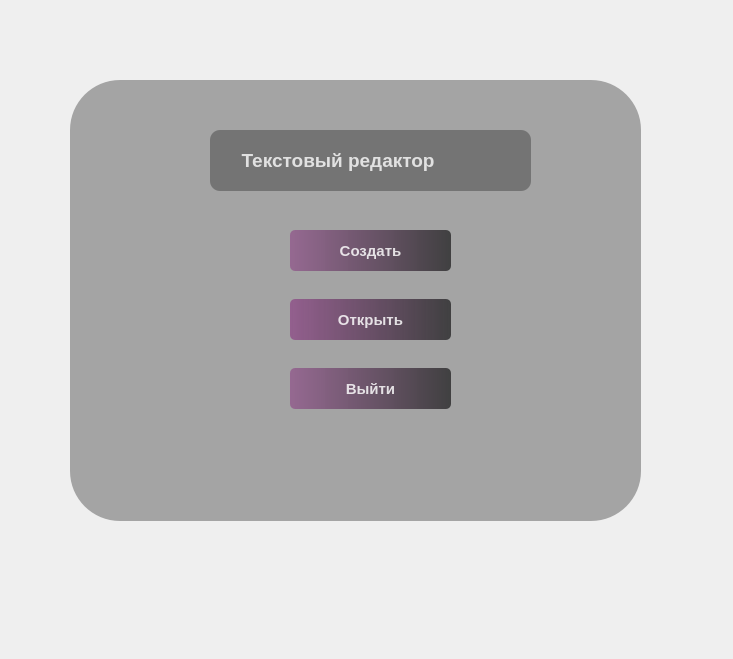
<?xml version="1.0" encoding="UTF-8"?>
<ui version="4.0">
 <class>Form</class>
 <widget class="QWidget" name="Form">
  <property name="geometry">
   <rect>
    <x>0</x>
    <y>0</y>
    <width>733</width>
    <height>659</height>
   </rect>
  </property>
  <property name="windowTitle">
   <string>Form</string>
  </property>
  <widget class="QWidget" name="widget" native="true">
   <property name="geometry">
    <rect>
     <x>0</x>
     <y>10</y>
     <width>733</width>
     <height>551</height>
    </rect>
   </property>
   <property name="styleSheet">
    <string notr="true">QPushButton#pushButton{
    background-color: qlineargradient(spread:pad, x1:0, y1:0, x2:1, y2:0, stop:0 rgba(147, 95, 142, 219), stop:1 rgba(51, 51, 52, 226));
	color: rgba(255, 255, 255, 210);
    border-radius: 5px;
}

QPushButton#pushButton:hover{
    background-color: qlineargradient(spread:pad, x1:0, y1:0, x2:1, y2:0, stop:0 rgba(204, 135, 65, 219), stop:1 rgba(85, 81, 84, 226));
}

QPushButton#pushButton:pressed{
	padding-left:5px;
	padding-top:5px;
    background-color:rgba(204, 135, 65, 255);
}


QPushButton#pushButton_2{
    background-color: qlineargradient(spread:pad, x1:0, y1:0, x2:1, y2:0, stop:0 rgba(147, 95, 142 219), stop:1 rgba(51, 51, 52, 226));
	color: rgba(255, 255, 255, 210);
    border-radius: 5px;
}

QPushButton#pushButton_2:hover{
    background-color: qlineargradient(spread:pad, x1:0, y1:0, x2:1, y2:0, stop:0 rgba(204, 135, 65, 219), stop:1 rgba(85, 81, 84, 226));
}

QPushButton#pushButton_2:pressed{
	padding-left:5px;
	padding-top:5px;
    background-color:rgba(204, 135, 65, 255);
}


QPushButton#pushButton_3{
    background-color: qlineargradient(spread:pad, x1:0, y1:0, x2:1, y2:0, stop:0 rgba(147, 95, 142, 219), stop:1 rgba(51, 51, 52, 226));
	color: rgba(255, 255, 255, 210);
    border-radius: 5px;
}

QPushButton#pushButton_3:hover{
    background-color: qlineargradient(spread:pad, x1:0, y1:0, x2:1, y2:0, stop:0 rgba(204, 135, 65, 219), stop:1 rgba(85, 81, 84, 226));
}

QPushButton#pushButton_3:pressed{
	padding-left:5px;
	padding-top:5px;
    background-color:rgba(204, 135, 65, 255);
}</string>
   </property>
   <widget class="QLabel" name="label">
    <property name="geometry">
     <rect>
      <x>70</x>
      <y>70</y>
      <width>571</width>
      <height>441</height>
     </rect>
    </property>
    <property name="styleSheet">
     <string notr="true">border-image: url(:/фото для редактора/3.png);
border-top-left-radius: 50px;
border-top-right-radius: 50px;
border-bottom-left-radius: 50px;
border-bottom-right-radius: 50px;</string>
    </property>
    <property name="text">
     <string/>
    </property>
   </widget>
   <widget class="QLabel" name="label_2">
    <property name="geometry">
     <rect>
      <x>70</x>
      <y>70</y>
      <width>571</width>
      <height>441</height>
     </rect>
    </property>
    <property name="font">
     <font>
      <pointsize>14</pointsize>
      <weight>75</weight>
      <bold>true</bold>
     </font>
    </property>
    <property name="styleSheet">
     <string notr="true">background-color: rgba(0, 0, 0, 80);
border-top-left-radius: 50px;
border-top-right-radius: 50px;
border-bottom-left-radius: 50px;
border-bottom-right-radius: 50px;</string>
    </property>
    <property name="text">
     <string/>
    </property>
   </widget>
   <widget class="QPushButton" name="pushButton">
    <property name="geometry">
     <rect>
      <x>290</x>
      <y>220</y>
      <width>161</width>
      <height>41</height>
     </rect>
    </property>
    <property name="font">
     <font>
      <pointsize>11</pointsize>
      <weight>75</weight>
      <bold>true</bold>
     </font>
    </property>
    <property name="text">
     <string>Создать</string>
    </property>
   </widget>
   <widget class="QPushButton" name="pushButton_2">
    <property name="geometry">
     <rect>
      <x>290</x>
      <y>289</y>
      <width>161</width>
      <height>41</height>
     </rect>
    </property>
    <property name="font">
     <font>
      <pointsize>11</pointsize>
      <weight>75</weight>
      <bold>true</bold>
     </font>
    </property>
    <property name="text">
     <string>Открыть</string>
    </property>
   </widget>
   <widget class="QPushButton" name="pushButton_3">
    <property name="geometry">
     <rect>
      <x>290</x>
      <y>358</y>
      <width>161</width>
      <height>41</height>
     </rect>
    </property>
    <property name="font">
     <font>
      <pointsize>11</pointsize>
      <weight>75</weight>
      <bold>true</bold>
     </font>
    </property>
    <property name="text">
     <string>Выйти</string>
    </property>
   </widget>
   <widget class="QLabel" name="label_3">
    <property name="geometry">
     <rect>
      <x>210</x>
      <y>120</y>
      <width>321</width>
      <height>61</height>
     </rect>
    </property>
    <property name="font">
     <font>
      <pointsize>14</pointsize>
      <weight>75</weight>
      <bold>true</bold>
     </font>
    </property>
    <property name="cursor">
     <cursorShape>CrossCursor</cursorShape>
    </property>
    <property name="mouseTracking">
     <bool>false</bool>
    </property>
    <property name="focusPolicy">
     <enum>Qt::NoFocus</enum>
    </property>
    <property name="styleSheet">
     <string notr="true">background-color:rgba(0, 0, 0, 75);
border-top-left-radius: 10px;
border-top-right-radius: 10px;
border-bottom-left-radius: 10px;
border-bottom-right-radius: 10px;
color:rgba(255,255,255,200);</string>
    </property>
    <property name="text">
     <string>      Текстовый редактор</string>
    </property>
   </widget>
  </widget>
 </widget>
 <resources>
  <include location="recource.qrc"/>
 </resources>
 <connections/>
</ui>
